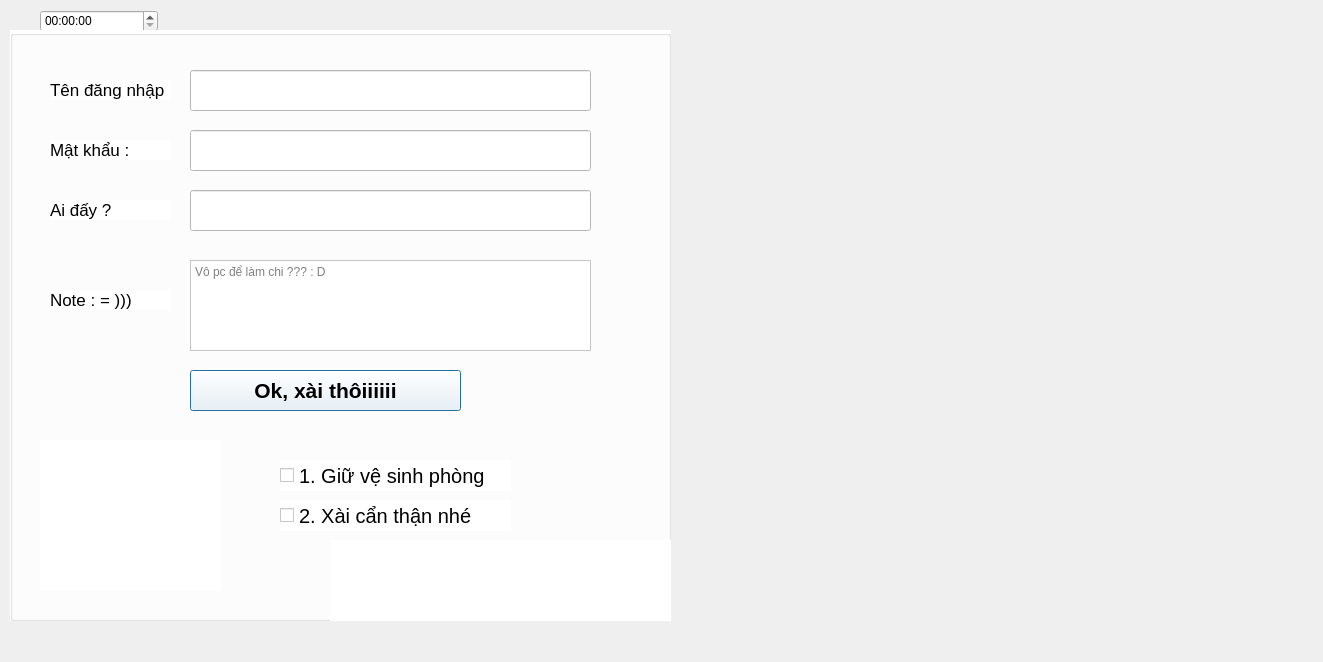
<?xml version="1.0" encoding="UTF-8"?>
<ui version="4.0">
 <class>Dialog</class>
 <widget class="QDialog" name="Dialog">
  <property name="geometry">
   <rect>
    <x>0</x>
    <y>0</y>
    <width>1323</width>
    <height>662</height>
   </rect>
  </property>
  <property name="windowTitle">
   <string>Dialog</string>
  </property>
  <property name="styleSheet">
   <string notr="true">background-image:url(:/project/D:/CODE/Python/LockPC/index.pyi/images/2.jpg)</string>
  </property>
  <widget class="QTimeEdit" name="timeEdit">
   <property name="geometry">
    <rect>
     <x>40</x>
     <y>10</y>
     <width>118</width>
     <height>22</height>
    </rect>
   </property>
  </widget>
  <widget class="QGroupBox" name="groupBox">
   <property name="geometry">
    <rect>
     <x>10</x>
     <y>30</y>
     <width>661</width>
     <height>591</height>
    </rect>
   </property>
   <property name="styleSheet">
    <string notr="true">background:rgb(255, 255, 255)</string>
   </property>
   <property name="title">
    <string/>
   </property>
   <widget class="QPlainTextEdit" name="plainTextEdit">
    <property name="geometry">
     <rect>
      <x>180</x>
      <y>230</y>
      <width>401</width>
      <height>91</height>
     </rect>
    </property>
    <property name="placeholderText">
     <string>Vô pc để làm chi ??? : D</string>
    </property>
   </widget>
   <widget class="QLineEdit" name="password">
    <property name="enabled">
     <bool>true</bool>
    </property>
    <property name="geometry">
     <rect>
      <x>180</x>
      <y>100</y>
      <width>401</width>
      <height>41</height>
     </rect>
    </property>
    <property name="echoMode">
     <enum>QLineEdit::PasswordEchoOnEdit</enum>
    </property>
   </widget>
   <widget class="QLabel" name="label">
    <property name="geometry">
     <rect>
      <x>40</x>
      <y>50</y>
      <width>121</width>
      <height>20</height>
     </rect>
    </property>
    <property name="font">
     <font>
      <pointsize>13</pointsize>
     </font>
    </property>
    <property name="text">
     <string>Tên đăng nhập</string>
    </property>
   </widget>
   <widget class="QLabel" name="label_3">
    <property name="geometry">
     <rect>
      <x>40</x>
      <y>260</y>
      <width>121</width>
      <height>20</height>
     </rect>
    </property>
    <property name="font">
     <font>
      <pointsize>13</pointsize>
     </font>
    </property>
    <property name="text">
     <string>Note : = )))</string>
    </property>
   </widget>
   <widget class="QLineEdit" name="lineEdit">
    <property name="geometry">
     <rect>
      <x>180</x>
      <y>40</y>
      <width>401</width>
      <height>41</height>
     </rect>
    </property>
   </widget>
   <widget class="QLabel" name="label_2">
    <property name="geometry">
     <rect>
      <x>40</x>
      <y>110</y>
      <width>121</width>
      <height>20</height>
     </rect>
    </property>
    <property name="font">
     <font>
      <pointsize>13</pointsize>
     </font>
    </property>
    <property name="text">
     <string>Mật khẩu :</string>
    </property>
   </widget>
   <widget class="QPushButton" name="pushButton">
    <property name="geometry">
     <rect>
      <x>180</x>
      <y>340</y>
      <width>271</width>
      <height>41</height>
     </rect>
    </property>
    <property name="font">
     <font>
      <pointsize>16</pointsize>
      <weight>75</weight>
      <bold>true</bold>
      <underline>false</underline>
      <strikeout>false</strikeout>
     </font>
    </property>
    <property name="text">
     <string>Ok, xài thôiiiiii</string>
    </property>
    <property name="icon">
     <iconset>
      <selectedoff>:/project/D:/CODE/Python/LockPC/index.pyi/images/1.jpg</selectedoff>
     </iconset>
    </property>
    <property name="iconSize">
     <size>
      <width>65</width>
      <height>73</height>
     </size>
    </property>
   </widget>
   <widget class="QLabel" name="label_5">
    <property name="geometry">
     <rect>
      <x>40</x>
      <y>170</y>
      <width>121</width>
      <height>20</height>
     </rect>
    </property>
    <property name="font">
     <font>
      <pointsize>13</pointsize>
     </font>
    </property>
    <property name="text">
     <string>Ai đấy ?</string>
    </property>
   </widget>
   <widget class="QLineEdit" name="lineEdit_2">
    <property name="geometry">
     <rect>
      <x>180</x>
      <y>160</y>
      <width>401</width>
      <height>41</height>
     </rect>
    </property>
   </widget>
   <widget class="QLabel" name="label_6">
    <property name="geometry">
     <rect>
      <x>320</x>
      <y>510</y>
      <width>461</width>
      <height>391</height>
     </rect>
    </property>
    <property name="text">
     <string/>
    </property>
    <property name="pixmap">
     <pixmap resource="index.pyi/images/btn.qrc">:/project/D:/CODE/Python/LockPC/index.pyi/images/1.jpg</pixmap>
    </property>
   </widget>
   <widget class="QLabel" name="label_7">
    <property name="geometry">
     <rect>
      <x>30</x>
      <y>410</y>
      <width>181</width>
      <height>151</height>
     </rect>
    </property>
    <property name="text">
     <string/>
    </property>
    <property name="pixmap">
     <pixmap resource="index.pyi/images/note.qrc">:/project/D:/CODE/Python/LockPC/index.pyi/images/3.jpg</pixmap>
    </property>
    <property name="scaledContents">
     <bool>true</bool>
    </property>
   </widget>
   <widget class="QCheckBox" name="checkBox">
    <property name="geometry">
     <rect>
      <x>270</x>
      <y>430</y>
      <width>231</width>
      <height>31</height>
     </rect>
    </property>
    <property name="font">
     <font>
      <pointsize>15</pointsize>
     </font>
    </property>
    <property name="text">
     <string>1. Giữ vệ sinh phòng</string>
    </property>
   </widget>
   <widget class="QCheckBox" name="checkBox_2">
    <property name="geometry">
     <rect>
      <x>270</x>
      <y>470</y>
      <width>231</width>
      <height>31</height>
     </rect>
    </property>
    <property name="font">
     <font>
      <pointsize>15</pointsize>
     </font>
    </property>
    <property name="text">
     <string>2. Xài cẩn thận nhé</string>
    </property>
   </widget>
  </widget>
  <widget class="QLabel" name="label_4">
   <property name="geometry">
    <rect>
     <x>690</x>
     <y>20</y>
     <width>461</width>
     <height>391</height>
    </rect>
   </property>
   <property name="text">
    <string/>
   </property>
   <property name="pixmap">
    <pixmap resource="index.pyi/images/btn.qrc">:/project/D:/CODE/Python/LockPC/index.pyi/images/1.jpg</pixmap>
   </property>
  </widget>
 </widget>
 <resources>
  <include location="index.pyi/images/btn.qrc"/>
  <include location="index.pyi/images/note.qrc"/>
  <include location="index.pyi/images/bg.qrc"/>
 </resources>
 <connections/>
</ui>
